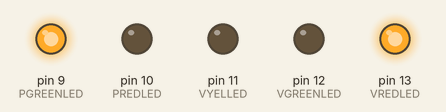
Simulated run of this sketch. Board: Arduino Uno, built with avr-gcc and run on an emulated ATmega328P. Shown: output pins drawn as LEDs (lit = HIGH).

Above: at 5.0 s.
At 12.5 s:
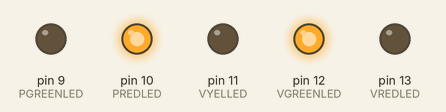
At 16.0 s:
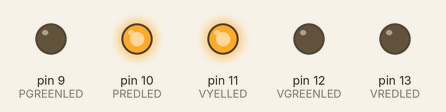
Timing chart, 0 to 22.1 s (numbered marks = the images above):
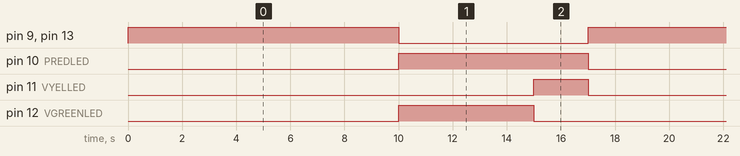

The sketch:

semaforos.ino
```cpp
int VREDLED = 13;
int VGREENLED = 12;
int VYELLED = 11;
int PREDLED = 10;
int PGREENLED = 9;

int ford = 1;

void setup(){
    pinMode(VREDLED, OUTPUT);
    pinMode(VGREENLED, OUTPUT);
    pinMode(VYELLED, OUTPUT);
    pinMode(PREDLED, OUTPUT);
    pinMode(PGREENLED, OUTPUT);
    Serial.begin(9600);
}

void loop()
{
  digitalWrite(VREDLED, HIGH);
  digitalWrite(PGREENLED, HIGH);

  delay(10000);     // ms

  digitalWrite(VREDLED, 0);
  digitalWrite(VGREENLED, HIGH);

  digitalWrite(PGREENLED, 0);
  digitalWrite(PREDLED, HIGH);

  delay(5000);      // ms

  digitalWrite(VGREENLED, 0);

  digitalWrite(VYELLED, HIGH);
  delay(2000);      // ms
  digitalWrite(VYELLED, 0);
  digitalWrite(PREDLED, 0);
}
```

Measured:
- by itself, pin 9 (PGREENLED), pin 13 (VREDLED): alternates HIGH for 10.0 s and LOW for 7.0 s
- by itself, pin 10 (PREDLED): alternates HIGH for 7.0 s and LOW for 10.0 s
- by itself, pin 11 (VYELLED): alternates HIGH for 2.0 s and LOW for 15.0 s
- by itself, pin 12 (VGREENLED): alternates HIGH for 5.0 s and LOW for 12.0 s
